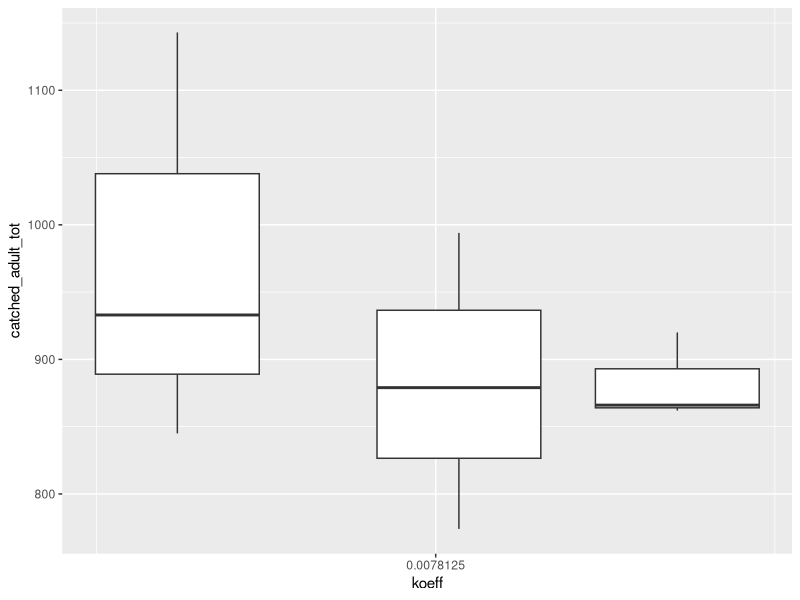
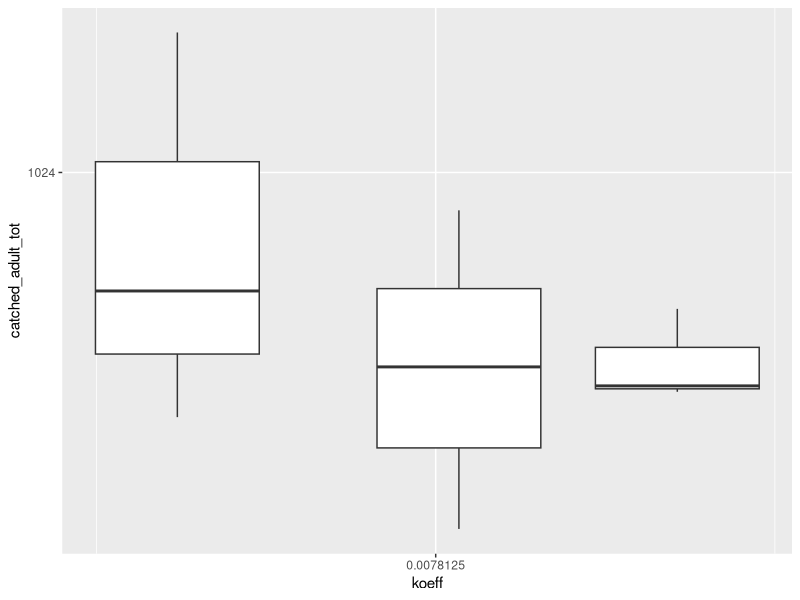
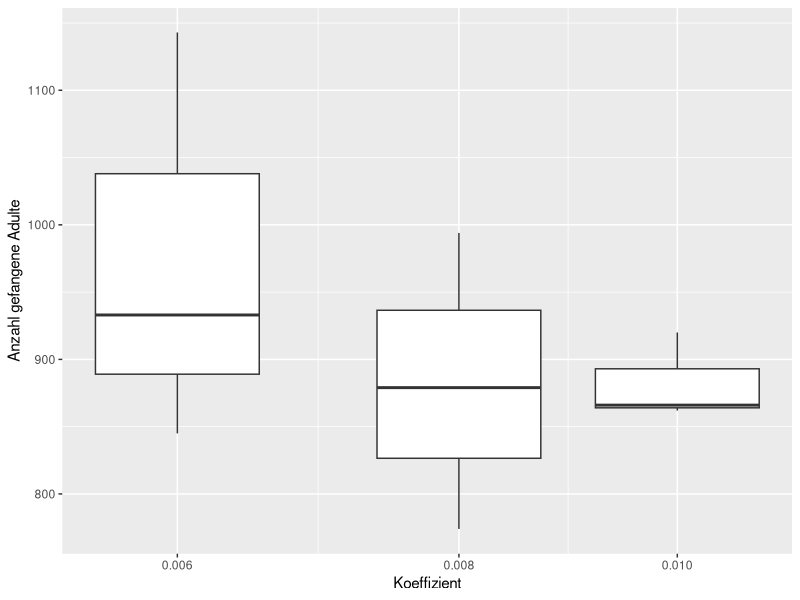
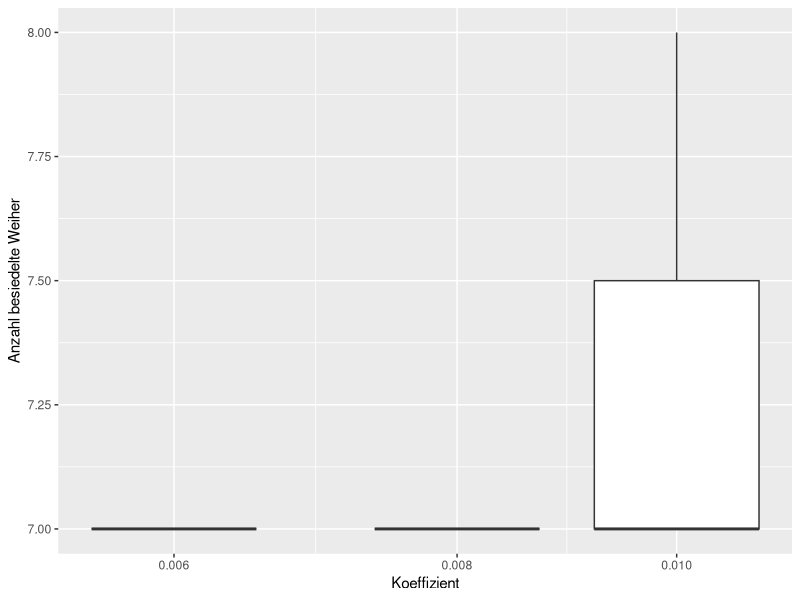

Reproduce these figures in R, in order.
library(tidyverse)

data <- read.table("excel/kalibration_density.csv",sep=',', fill=TRUE, header=TRUE)
colnames(data) <- c("Modelldatum","simulation", "koeff", "tot_egg", "tot_larva", "tot_juv", "tot_adult", "tot_migrJuv", "tot_migrAdult", "anz_migrJuv", "anz_migrAdult", "count_pond", "count_egg", "count_larv", "count_juv", "count_adult","count_adult_slipped","count_adult_not_slipped", "count_juv_slipped", "count_juv_not_slipped", "catched_adult_tot", "catched_juv_tot","min_age_adult", "max_age_adult","mean_age_adult", "median_age_adult","sd_age_adult", "catched_adult", "catched_juv", "min_age_catched", "max_age_catched", "mean_age_catched")
str(data)

koeff_levels <- as.numeric(levels(as.factor(data$koeff)))

bp_adult <- ggplot(data, aes(group= koeff, x=koeff, y=catched_adult_tot)) + geom_boxplot()
bp_adult + scale_x_continuous(trans='log2')
bp_adult + scale_x_continuous(trans='log2') + scale_y_continuous(trans='log2')
bp_adult + scale_x_continuous(trans='log2', breaks=koeff_levels, name="Koeffizient") + scale_y_continuous(name="Anzahl gefangene Adulte")

bp_pond <- ggplot(data, aes(group= koeff, x=koeff, y=count_pond)) + geom_boxplot()
bp_pond + scale_x_continuous(trans='log2', breaks=koeff_levels, name="Koeffizient") + scale_y_continuous(name="Anzahl besiedelte Weiher")
